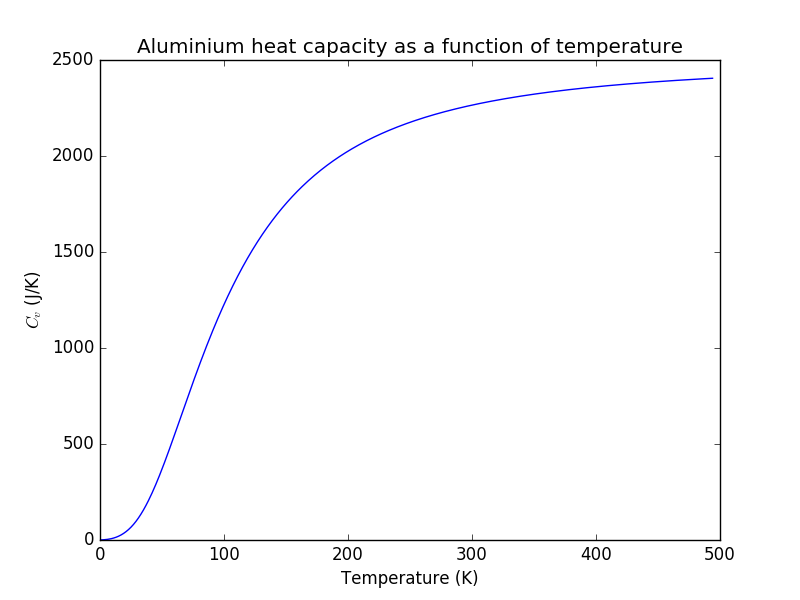

Recreate this plot in Python.
#########################################################################################
#	Computational Physics HW3 Problem 3 
#	
#	This program calculates the heat capacity of 1000 cubic meters of solid aluminium  
#	given its temperature 
#	
#	CONSTANTS:
#	vol = solid volume in cubic meters 
#	rho = number density of atoms per cubic meter 
#	bolt = Boltzmann constant in m^2 kg s-2 K-1
#	deb = Debye temperature in K 
#
#	INPUT:
#	T = temperature in K 
#
#   OUTPUT:
#	cv - heat capacity of aluminium solid 
#
#	Written by Jacqueline Antwi-Danso 02/17
#########################################################################################
from math import exp 
from pylab import plot, show, title, xlabel, ylabel

#define constants
vol = 10 ** (-3) 
rho = 6.022 * (10 ** 28)
bolt = 1.38064852 * (10 ** -23)
deb = 428

#define integral as function
def I(x):
	return ((x**4)*exp(x))/((exp(x)-1)**2)

#calculate integral using trapezoid rule and find cv(T) for T=5 to 500 K
N = 1000
a = 10**(-10) # to avoid dividing by 0
cv=[] #define array of heat capacity values 

for T in range(5,500):
	b = deb/T
	h = (b-a)/N 
	s = 0.5*I(a) + 0.5*I(b)
	
	for k in range(1,N): 
		s += I(a + (k*h))
	
	integral = h*s
	cv.append( 9.0 * vol * rho * bolt * ((T/deb)**3.0)*integral)

#plot graph for t between 5K and 500K
plot(cv)
title('Aluminium heat capacity as a function of temperature')
xlabel('Temperature (K)')
ylabel('$C_v$ (J/K)')
show()

	
